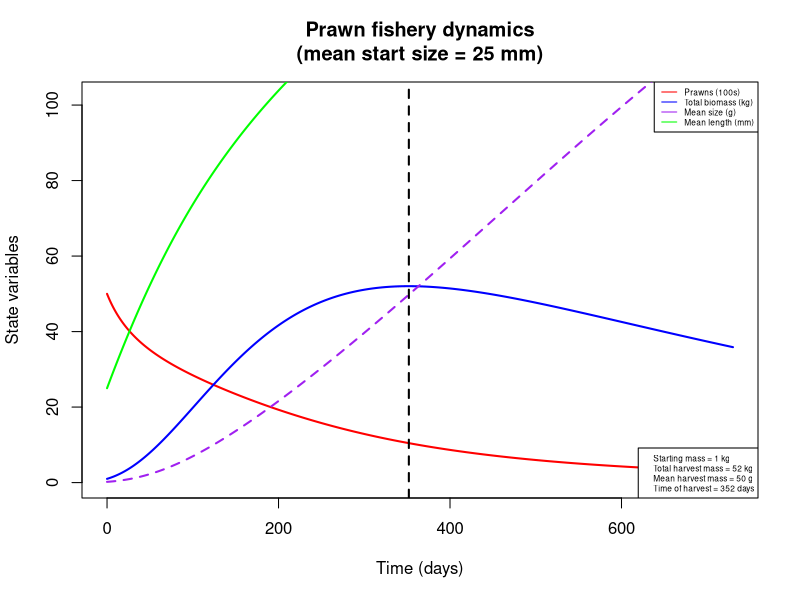
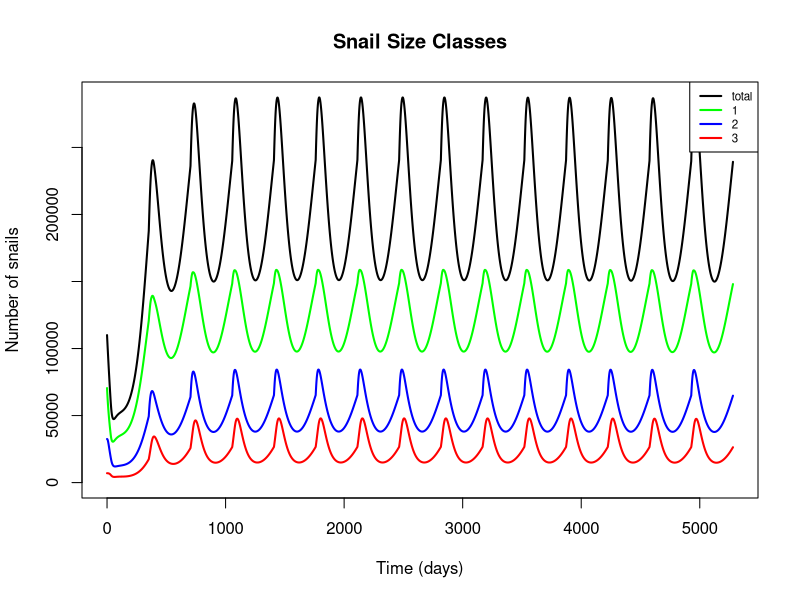
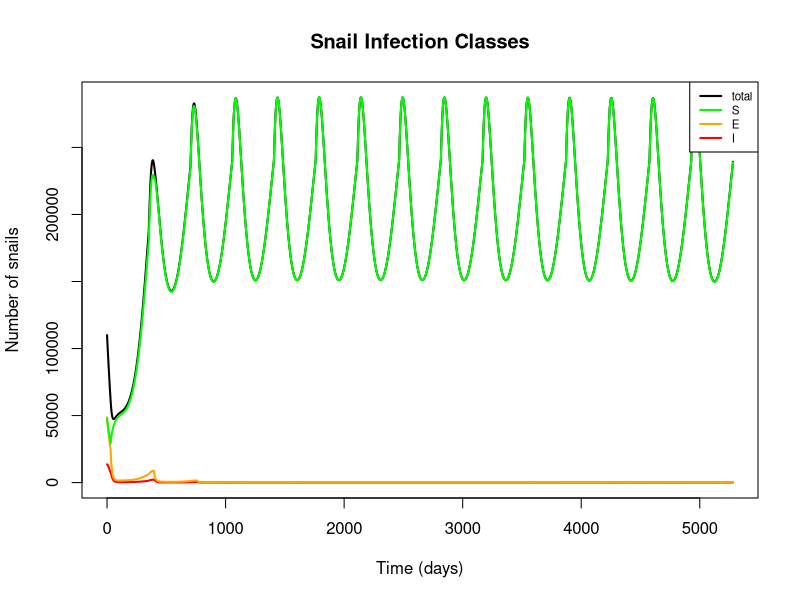
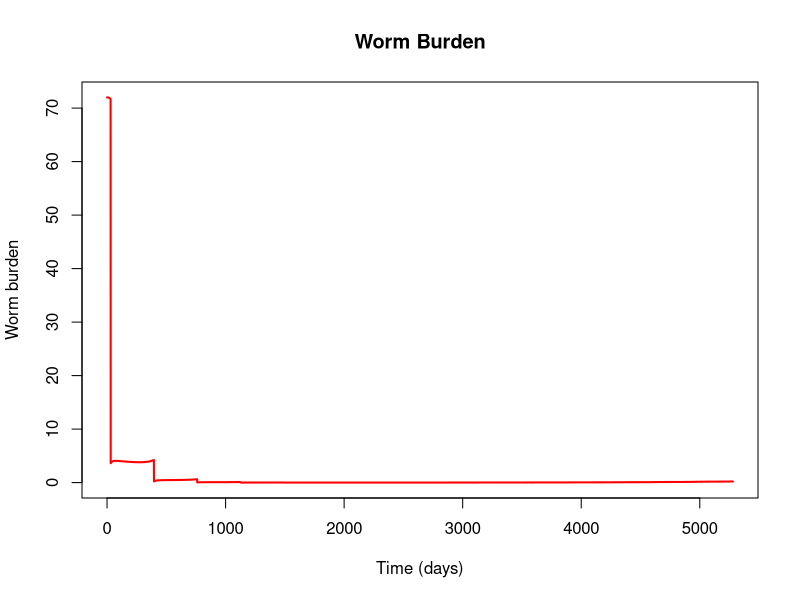
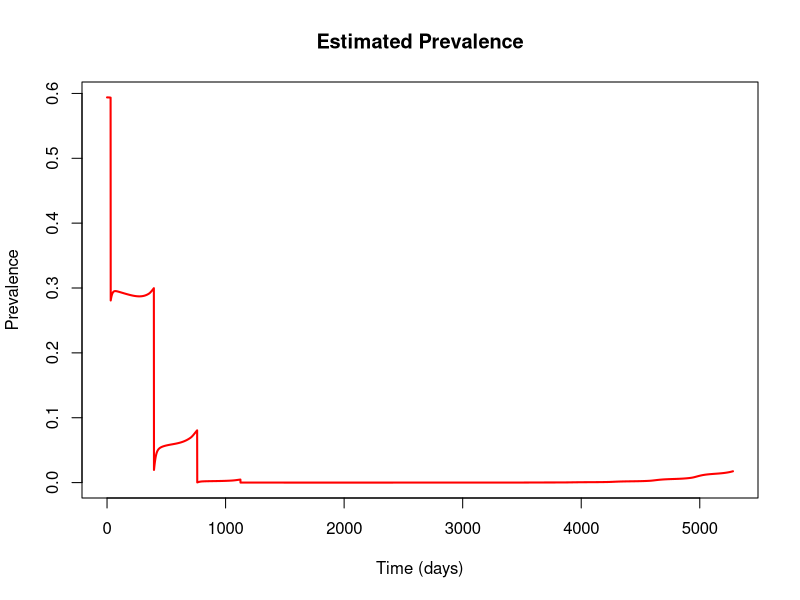
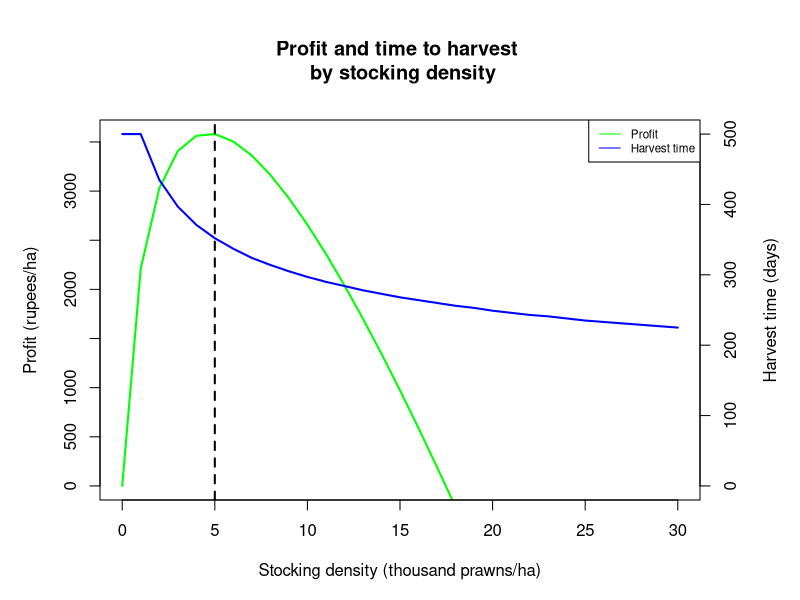
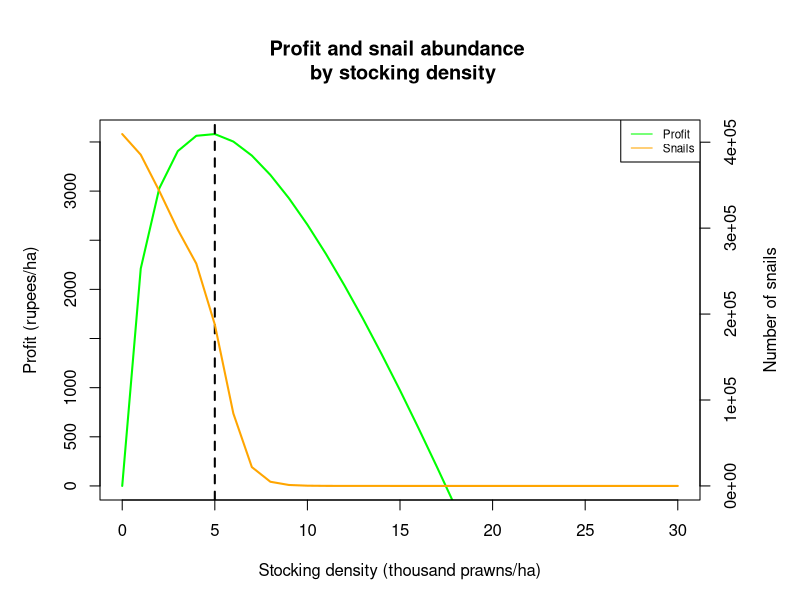
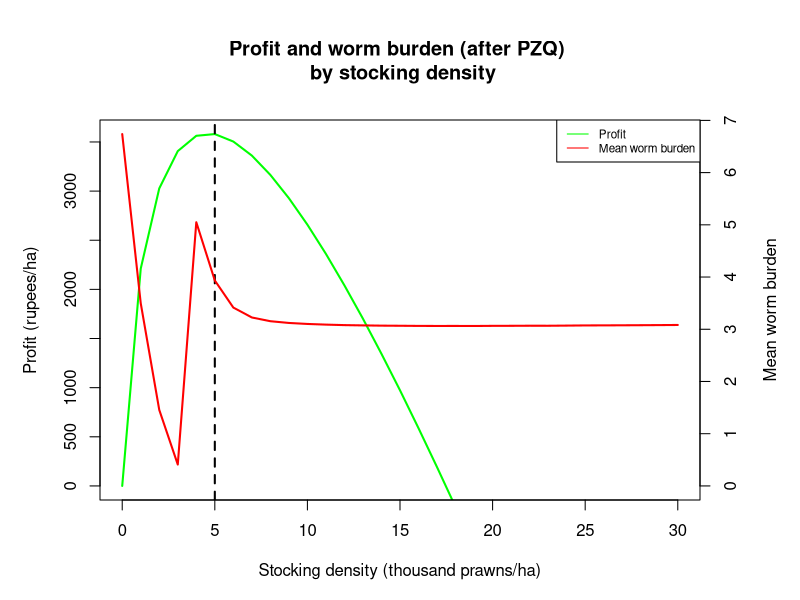

These figures' R source, in order:
#### Full snail-prawn model including epidemiological, predation, and aquaculture components

## To-do list:
  # Understand implications of diagonal transition structure
  # Simulations: basic, Gates, natural restoration (simple approximation)
  # Sensitivity analysis
  # Other modeling ideas, time permitting:
    # Incorporate seasonality?

require(deSolve)

snail_prawn_model = function(t, n, parameters) { 
  with(as.list(parameters),{
    
    S1=n[1]
    S2=n[2]
    S3=n[3]
    E1=n[4]
    E2=n[5]
    E3=n[6]
    I2=n[7]
    I3=n[8]
    W=n[9]
    P=n[10]
    L=n[11]
    
    N1 = S1+E1     # Total snails of size class 1
    N2 = S2+E2+I2  # Total snails of size class 2
    N3 = S3+E3+I3  # Total snails of size class 3
    N = N1+N2+N3   # Total number of snails
    
    # Miracidial density per person as a function of mean worm burden (W) and miracidial shedding rate (m)
    M = m*0.5*W
    
    # Mean and total prawn biomass, converting from length (mm) to weight (g)
    Bm.p = (a.p/10)*(L/10)^b.p
    Bm.t = P*Bm.p
    
    # Mean snail biomass in each size class, converting from length (cm) to weight (g)
    Bm.n1 = a.s*0.4^b.s  # 4mm size class
    Bm.n2 = a.s*0.8^b.s  # 8mm size class
    Bm.n3 = a.s*1.2^b.s  # 12mm size class
    
    # Prawn-to-snail mass ratios for each size class
    Bm.r1 = Bm.p / Bm.n1
    Bm.r2 = Bm.p / Bm.n2
    Bm.r3 = Bm.p / Bm.n3
    
    # Attack rates for each size class as a function of biomass ratio
    alpha1 = ifelse(-log(3) + ar*log(Bm.r1) > 0, -log(3) + ar*log(Bm.r1), 0)
    alpha2 = ifelse(-log(3) + ar*log(Bm.r2) > 0, -log(3) + ar*log(Bm.r2), 0)
    alpha3 = ifelse(-log(3) + ar*log(Bm.r3) > 0, -log(3) + ar*log(Bm.r3), 0)
    
    # Adjusted attack rates, accounting for area of interest and limiting factors in the wild
    alpha_star1 = alpha1*s/A
    alpha_star2 = alpha2*s/A
    alpha_star3 = alpha3*s/A
    
    # Handling times for each size class as a function of biomass ratio
    handle1 = 1/(th*Bm.r1)
    handle2 = 1/(th*Bm.r2)
    handle3 = 1/(th*Bm.r3)
    
    # Functional responses for each size class
    psi1 = (P*alpha_star1) / (1+sum(alpha_star1*handle1*N1, alpha_star2*handle2*N2, alpha_star3*handle3*N3))
    psi2 = (P*alpha_star2) / (1+sum(alpha_star1*handle1*N1, alpha_star2*handle2*N2, alpha_star3*handle3*N3))
    psi3 = (P*alpha_star3) / (1+sum(alpha_star1*handle1*N1, alpha_star2*handle2*N2, alpha_star3*handle3*N3))
    
    # Fraction of E2 snails that transition directly to I3
    rho = g2/sigma
    
    ## Model equations:
    
    # Susceptible snails, class 1
    dS1dt = f*(1-N/(Kn*A))*(S2+S3+z*(E2+E3)) - muN1*S1 - psi1*S1 - g1*S1 - beta*M*H*S1
    
    # Susceptible snails, class 2
    dS2dt = g1*S1 - muN2*S2 - psi2*S2 - g2*S2 - beta*M*H*S2
    
    # Susceptible snails, class 3
    dS3dt = g2*S2 - muN3*S3 - psi3*S3 - beta*M*H*S3
    
    # Exposed (prepatent) snails, class 1
    dE1dt = beta*M*H*S1 - muN1*E1 - psi1*E1 - sigma*E1
    
    # Exposed (prepatent) snails, class 2
    dE2dt = beta*M*H*S2 - muN2*E2 - psi2*E2 - sigma*E2
    
    # Exposed (prepatent) snails, class 3
    dE3dt = beta*M*H*S3 - muN3*E3 - psi3*E3 - sigma*E3
    
    # Infectious (shedding) snails, class 2
    dI2dt = sigma*E1 + sigma*(1-rho)*E2 - (muN2 + muI)*I2 - psi2*I2
    
    # Infectious (shedding) snails, class 3
    dI3dt = sigma*rho*E2 + sigma*E3 - (muN3 + muI)*I3 - psi3*I3
    
    # Mean human worm burden
    dWdt = lambda*I2/A + theta*lambda*I3/A - (muW + muH)*W
    
    # Prawn abundance
    dPdt = -P*(muP*Bm.p^d + phi*Bm.t/(A/10000))
    
    # Mean prawn length (mm)
    dLdt = k/(1+gam*Bm.t/(A/10000))*(linf - L)
    
    
    return(list(c(dS1dt, dS2dt, dS3dt, dE1dt, dE2dt, dE3dt, dI2dt, dI3dt, dWdt, dPdt, dLdt)))
  }) 
} 


## Set initial values and parameters
#  Default settings: area = 10000, P = 5000/ha, L = 25 (0.2g post-larvae)
#  Gates settings: area = 20000; P = 500, 1000, 2500, 5000, 10000/ha; L = 67 or 100 (5g or 20g adults)
area = 10000
nstart = c(S1 = 3.54*area, S2 = 1.02*area, S3 = 0.22*area, E1 = 3.51*area, E2 = 1.1*area, E3 = 0.25*area, 
           I2 = 1.13*area, I3 = 0.23*area, W = 72, P = 5000*area/10000, L = 25)
time = seq(0, 365*2, 1)

parameters=c(
  # Location parameters
  A = area,             # Area of site of interest, m^2
  H = 1000,             # Human population at site of interest
  
  # Snail reproductive parameters
  f = 0.26,             # Birth rate of adult snails (snails/reproductive snail/day, including survival to detection - more like a recruitment rate); 
                        #   adjusted from Sokolow et al. 2015 to account for the fact that class 1 snails are assumed to be juveniles and therefore don't reproduce
  Kn = 50,              # Carrying capacity of snails (snails/m^2), from Sokolow et al. 2015
  z = 0.5,              # Fraction of prepatent snails that can reproduce, from Sokolow et al. 2015
  
  # Snail growth parameters
  a.s = 0.187178454,    # Allometric parameter for snail length-weight relationship, fitted to Sanna's data on B. glabrata
  b.s = 2.536764792,    # Allometric parameter for snail length-weight relationship, fitted to Sanna's data on B. glabrata
  g1 = 1/37,            # Growth rate of small snails (size class transition rate, in terms of days to grow 4mm; adapted from McCreesh et al. 2014, assuming water temp. of 25 C)
  g2 = 1/62,            # Growth rate of medium snails (size class transition rate, in terms of days to grow 4mm; adapted from McCreesh et al. 2014, assuming water temp. of 25 C)
  
  # Snail mortality parameters
  muN1 = 1/40,          # Natural mortality rate of small snails (deaths/snail/day; assume mean lifespan = 50 days)
  muN2 = 1/50,          # Natural mortality rate of medium snails (deaths/snail/day; assume mean lifespan = 50 days)
  muN3 = 1/60,          # Natural mortality rate of large snails (deaths/snail/day; assume mean lifespan = 50 days)
  muI = 1/10,           # Additional mortality rate of shedding snails as a result of infection, from Sokolow et al. 2015
  
  # Prawn growth parameters
  a.p = 0.096868,       # Allometric parameter for prawn length-weight relationship, from Lalrinsanga et al. 2012 (M. rosenbergii, growout phase)
  b.p = 3.2944,         # Allometric parameter for prawn length-weight relationship, from Lalrinsanga et al. 2012 (M. rosenbergii, growout phase)
  k = 0.00339726,       # Growth coefficient, from Nwosu & Wolfi 2006 (M. vollenhovenii); alternate value for M. rosenbergii, from Sampaio & Valenti 1996: 0.0104333333
  linf = 206,           # Max length (mm), from Nwosu & Wolfi 2006 (M. vollenhovenii)
  gam = 1e-5,           # Density-dependent growth parameter (based on biomass per hectare); informally adjusted based on Ranjeet & Kurup 2010
  
  # Prawn mortality parameters
  muP = 0.00610958904,  # Prawn mortality at unit weight, from Lorenzen 1996 (pond aquaculture)
  d = -0.382,           # Exponential relationship of weight with mortality, from Lorenzen 1996 (pond aquaculture)
  phi = 5e-8,           # Density-dependent mortality parameter (based on biomass per hectare); informally adjusted based on Ranjeet & Kurup 2010
  
  # Predation parameters
  ar = 1.1906,          # Coefficient for relationship between biomass ratio and attack rate, fitted to data from Sokolow et al. 2014
  th = 0.38561,         # Coefficient for relationship between biomass ratio and handling time, fitted to data from Sokolow et al. 2014
  s = 1/30,             # Scale factor limiting prawn attack rate in the wild (vs. lab conditions);
                        #   decreased from 1/10 to 1/30 in size class model to match expected elimination threshold
  
  # Infection parameters
  beta = 2e-6,          # Human-to-snail infection probability in reference area (infected snails/miracidia/snail/day); adjusted from Sokolow et al. 2015 (original value: 4e-6)
  m = 0.8,              # Miracidial shedding rate per adult female worm divided by miracidial mortality; from Sokolow et al. 2015
  sigma = 1/30,         # Latent period for exposed snails (infectious snails/exposed snail/day); adjusted from Sokolow et al. 2015 (original value: 1/50)
  lambda = 4e-2,        # Snail-to-human infection probability scaled to 1 m^2 (composite including cercarial shedding, mortality, infection, survival to patency); 
                        #   adjusted from Sokolow et al. 2015 (original value: 0.1)
  theta = 2,            # Scale factor describing increase in cercarial shedding rate in larger snails; from Chu & Dawood 1970 (estimated to be between 2 and 10)
  
  # Schisto mortality parameters
  muW = 1/(3.3*365),    # Natural mortality rate of adult worms in humans, assuming average lifespan of 3.3 years, from Sokolow et al. 2015
  muH = 1/(60*365)      # Natural mortality of humans (contributing to worm mortality), assuming average lifespan of 60 years, from Sokolow et al. 2015
)



## Run model and assess outcomes over one or more aquaculture cycles

# Start with single run to calculate the time to optimal harvest and other fisheries statistics
output = as.data.frame(ode(nstart, time, snail_prawn_model, parameters))
output$B = ((parameters['a.p']*(output$L/10)^parameters['b.p'])/10)       # Mean prawn biomass, transformed from length using allometric equation
output$Bt = output$B*output$P                                             # Total prawn biomass

start.mass.kg = output$Bt[output$time == 0]/1000                          # Total prawn biomass at beginning of cycle, in kg
harvest.mass.kg = max(output$Bt)/1000                                     # Total prawn biomass at end of cycle, in kg
harvest.size = output$B[output$Bt == max(output$Bt)]                      # Average prawn biomass at harvest, in g
harvest.time = output$time[output$Bt == max(output$Bt)]                   # Time to optimal harvest, in days

# Plot prawn aquaculture dynamics
plot(x = output$time, y = output$P/100, col = 'red', xlab = 'Time (days)', ylab = 'State variables', 
     type = 'l', lwd=2, xlim = c(0, max(output$time)), ylim = c(0, max(output$Bt/1000)+50),
     main = paste('Prawn fishery dynamics\n', '(mean start size = ', as.numeric(nstart[11]), ' mm)', sep = ''))
lines(x = output$time, y = output$Bt/1000, col = 'blue', lwd=2)
lines(x = output$time, y = output$B, col = 'purple', lwd=2, lty=2)
lines(x = output$time, y = output$L, col = 'green', lwd=2)
abline(v = harvest.time, lty = 2, lwd = 2)
legend('topright', legend = c('Prawns (100s)', 'Total biomass (kg)', 'Mean size (g)', 'Mean length (mm)'), 
       lty = 1, col = c('red', 'blue', 'purple', 'green'), cex = 0.5)
legend('bottomright', legend = c(paste('Starting mass =', round(start.mass.kg), 'kg', sep = ' '),
                                 paste('Total harvest mass =', round(harvest.mass.kg), 'kg', sep = ' '), 
                                 paste('Mean harvest mass =', round(harvest.size), 'g', sep = ' '), 
                                 paste('Time of harvest =', round(harvest.time), 'days', sep = ' ')), cex=0.5)

# Set the desired number of aquaculture cycles, and harvest time if not using optimum
# Default settings: harvest.time = optimal, ncycles = 15 (~10 years @ 8 months/cycle)
# Gates settings: harvest.time = 4 months, ncycles = 3 (1 year)
harvest.time = harvest.time
ncycles = 15
pzq.delay = 0
nstart.lt = nstart
nstart.lt['P'] = 0
time.lt = seq(0, pzq.delay + harvest.time*ncycles, 1)

# Define stocking events at the beginning of each cycle
stocking = data.frame(var = rep(c('P', 'L'), ncycles),
                      time = rep(seq(pzq.delay, pzq.delay + harvest.time*(ncycles-1), harvest.time), each = 2),
                      value = rep(c(nstart['P'], nstart['L']), ncycles),
                      method = rep('rep', ncycles*2))

# Define PZQ administration event
# Note: if administering before start of stocking, set time = 0 and instead set pzq.delay above
#   to time between MDA and first stocking
pzq.admin = 5
pzq.init = 30
pzq = data.frame(var = rep('W', pzq.admin), 
                 time = seq(pzq.init, pzq.init+(pzq.admin-1)*365, 365), 
                 value = rep(0.05, pzq.admin), 
                 method = rep('mult', pzq.admin))

# Run model and calculate outcomes of interest
output.lt = as.data.frame(ode(nstart.lt, time.lt, snail_prawn_model, parameters,
                              events = list(data = rbind(stocking, pzq))))

output.lt$S.t = output.lt$S1 + output.lt$S2 + output.lt$S3                      # Total susceptible snails
output.lt$E.t = output.lt$E1 + output.lt$E2 + output.lt$E3                      # Total exposed snails 
output.lt$I.t = output.lt$I2 + output.lt$I3                                     # Total infected snails
output.lt$N1.t = output.lt$S1 + output.lt$E1                                    # Total snails of size class 1
output.lt$N2.t = output.lt$S2 + output.lt$E2 + output.lt$I2                     # Total snails of size class 2
output.lt$N3.t = output.lt$S3 + output.lt$E3 + output.lt$I3                     # Total snails of size class 3
output.lt$N.t = output.lt$S.t + output.lt$E.t + output.lt$I.t                   # Total snails
output.lt$prev = pnbinom(2, size = 0.2, mu = output.lt$W, lower.tail = FALSE)   # Estimated prevalence, using a negative binomial dist. with k = 0.2 (fitted from EPLS data)
output.lt$B = ((parameters['a.p']*(output.lt$L/10)^parameters['b.p'])/10)       # Mean prawn biomass, transformed from length using allometric equation
output.lt$Bt = output.lt$B*output.lt$P                                          # Total prawn biomass

# Plot snail dynamics by size class
plot(x = output.lt$time, y = output.lt$N.t, type = 'l', col = 'black', lwd=2, xlab = 'Time (days)', 
     ylab = 'Number of snails', ylim = c(0,max(output.lt$N.t)),
     main = 'Snail Size Classes')
lines(output.lt$time, output.lt$N1.t, col = 'green', lwd = 2)
lines(output.lt$time, output.lt$N2.t, col = 'blue', lwd = 2)
lines(output.lt$time, output.lt$N3.t, col = 'red', lwd = 2)
legend('topright', legend = c('total', '1', '2', '3'), lwd = 2, col = c('black', 'green', 'blue', 'red'), cex = 0.7)

# Plot snail dynamics by infection class
plot(x = output.lt$time, y = output.lt$N.t, type = 'l', col = 'black', lwd=2, xlab = 'Time (days)', 
     ylab = 'Number of snails', ylim = c(0,max(output.lt$N.t)), 
     main = 'Snail Infection Classes')
lines(output.lt$time, output.lt$I.t, col = 'red', lwd = 2)
lines(output.lt$time, output.lt$E.t, col = 'orange', lwd = 2)
lines(output.lt$time, output.lt$S.t, col = 'green', lwd = 2)
legend('topright', legend = c('total', 'S', 'E', 'I'), lwd = 2, col = c('black', 'green', 'orange', 'red'), cex = 0.7)

# Plot mean human worm burden and prevalence of infection
plot(x = output.lt$time, y = output.lt$W, type = 'l', col = 'red', lwd=2, xlab = 'Time (days)', 
     ylab = 'Worm burden', ylim = c(0,max (output.lt$W)),
     main = 'Worm Burden')
plot(x = output.lt$time, y = output.lt$prev, type = 'l', col = 'red', lwd=2, xlab = 'Time (days)', 
     ylab = 'Prevalence', ylim = c(0,max (output.lt$prev)),
     main = 'Estimated Prevalence')



## Assess single-cycle outcomes over multiple stocking densities
#  NOTE: set parameters and initial values first!

# Run the model over the desired range of stocking densities (in thousands of post-larvae)
x = c(0:30)
nstart.sd = nstart
time.sd = seq(0, 500, 1)
harvest = numeric(length(x))
harvest.t = numeric(length(x))
snails = numeric(length(x))
worms = numeric(length(x))
for (i in x) {
  nstart.sd['P'] = 1000*i
  output.sd = as.data.frame(ode(nstart.sd, time.sd, snail_prawn_model, parameters,
                                events = list(data = pzq)))
  output.sd$S.t = output.sd$S1 + output.sd$S2 + output.sd$S3
  output.sd$E.t = output.sd$E1 + output.sd$E2 + output.sd$E3
  output.sd$I.t = output.sd$I2 + output.sd$I3
  output.sd$Inf.t = output.sd$E.t + output.sd$I.t
  output.sd$N.t = output.sd$S.t + output.sd$E.t + output.sd$I.t
  output.sd$B = ((parameters['a.p']*(output.sd$L/10)^parameters['b.p'])/10)
  output.sd$Bt = output.sd$B*output.sd$P
  harvest[i+1] = max(output.sd$Bt)/1000
  ht.tmp = output.sd$time[output.sd$Bt == max(output.sd$Bt)]
  harvest.t[i+1] = ifelse(ht.tmp != 0, ht.tmp, max(output.sd$time))
  snails[i+1] = output.sd$N.t[output.sd$time == harvest.t[i+1]]
  worms[i+1] = output.sd$W[output.sd$time == harvest.t[i+1]]
}

# Price estimates for profit calculation from Tamil Nadu Agricultural University, http://agritech.tnau.ac.in/fishery/fish_freshwaterprawn.html
p = 140                                           # Weighted average market price of prawns, in rupees/kg 
c = 600                                           # Cost of post-larvae, in rupees/1000 PL
delta = -log(1-0.1)/365                           # Discount rate, equivalent to 10%/year
profit = p*harvest*exp(-delta*(harvest.t)) - c*x  # Profit function, in terms of revenue (discounted by time to harvest) minus stocking costs 

# Plot estimated profit and time to harvest over stocking density
# (after one aquaculture cycle)
par(mar = c(5,5,6,5))
plot(x, profit, col = 'green', xlab = 'Stocking density (thousand prawns/ha)', ylab = 'Profit (rupees/ha)',
     ylim = c(0, max(profit)), type = 'l', lwd = 2, main = 'Profit and time to harvest \n by stocking density')
abline(v = which.max(profit)-1, lty = 2, lwd = 2)
par(new = T)
plot(x, harvest.t, col = 'blue', axes = F, xlab = NA, ylab = NA, ylim = c(0, max(harvest.t[-1])), type = 'l', lwd = 2)
axis(side = 4)
mtext(side = 4, line = 3, 'Harvest time (days)')
legend('topright', legend = c('Profit', 'Harvest time'), lty = 1, col = c('green', 'blue'), cex = 0.7)

# Plot estimated profit and snail abundance over stocking density
# (after one aquaculture cycle)
par(mar = c(5,5,6,5))
plot(x, profit, col = 'green', xlab = 'Stocking density (thousand prawns/ha)', ylab = 'Profit (rupees/ha)',
     ylim = c(0, max(profit)), type = 'l', lwd = 2, main = 'Profit and snail abundance \n by stocking density')
abline(v = which.max(profit)-1, lty = 2, lwd = 2)
par(new = T)
plot(x, snails, col = 'orange', axes = F, xlab = NA, ylab = NA, ylim = c(0, max(snails)), type = 'l', lwd = 2)
axis(side = 4)
mtext(side = 4, line = 3, 'Number of snails')
legend('topright', legend = c('Profit', 'Snails'), lty = 1, col = c('green', 'orange'), cex = 0.7)

# Plot estimated profit and mean worm burden over stocking density
# (after one aquaculture cycle)
par(mar = c(5,5,6,5))
plot(x, profit, col = 'green', xlab = 'Stocking density (thousand prawns/ha)', ylab = 'Profit (rupees/ha)',
     ylim = c(0, max(profit)), type = 'l', lwd = 2, main = 'Profit and worm burden (after PZQ) \n by stocking density')
abline(v = which.max(profit)-1, lty = 2, lwd = 2)
par(new = T)
plot(x, worms, col = 'red', axes = F, xlab = NA, ylab = NA, ylim = c(0, max(worms)), type = 'l', lwd = 2)
axis(side = 4)
mtext(side = 4, line = 3, 'Mean worm burden')
legend('topright', legend = c('Profit', 'Mean worm burden'), lty = 1, col = c('green', 'red'), cex = 0.7)
